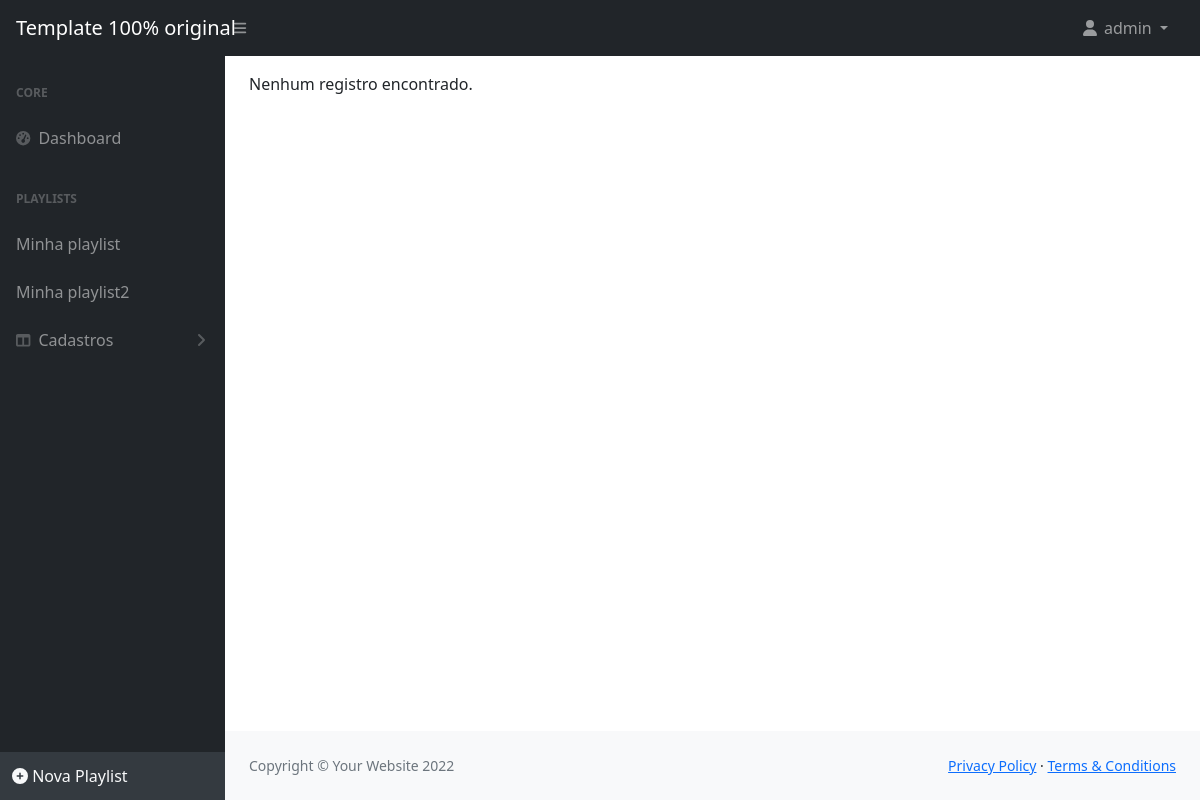
The app's page / (signed in), older data.
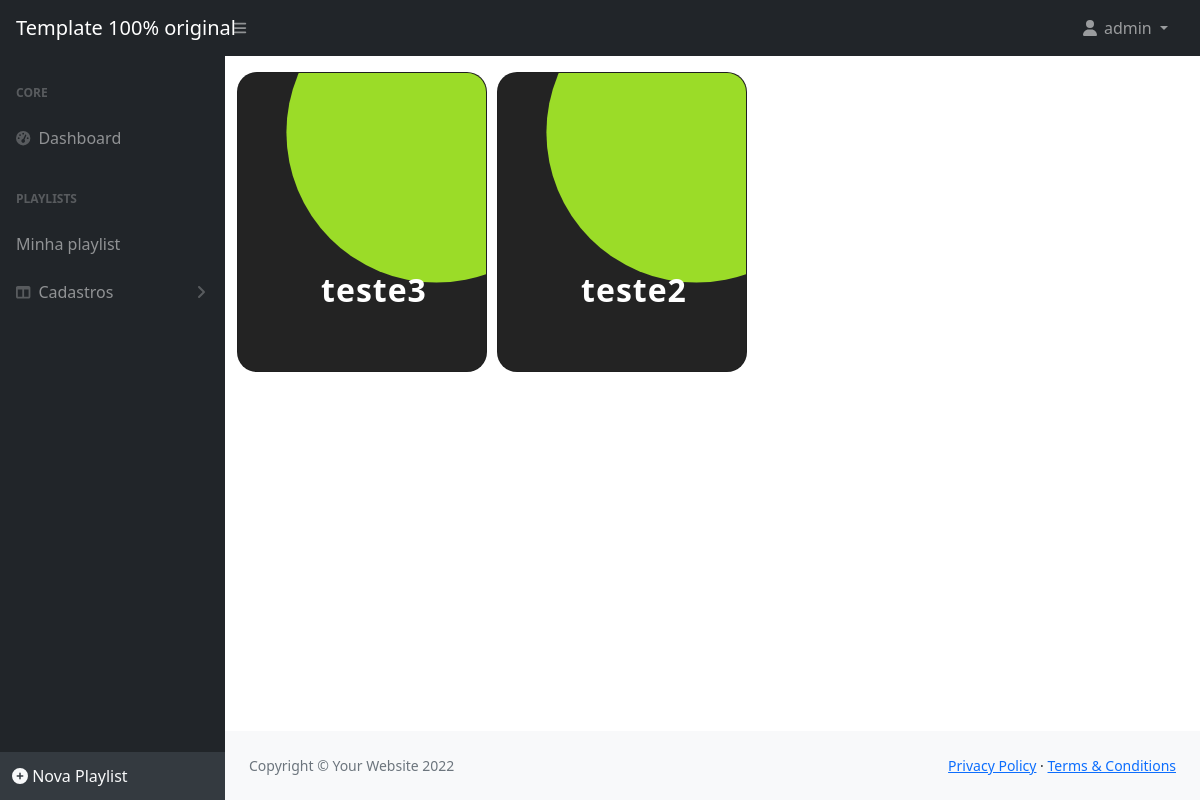
The same page, newer data.
### cadastros/models.py (models this page shows, shortened)
class Playlist(models.Model):
    name = models.CharField(
        max_length=255, help_text="Digite o nome da playlist", default="Minha playlist", verbose_name='Nome:')
    description = models.CharField(
        max_length=255, help_text="Descrição da playlist", verbose_name='Descrição:')
    user = models.ForeignKey(User, on_delete=models.PROTECT)
    songs = models.ManyToManyField(Song, related_name="playlists")
    created_at = models.DateTimeField(auto_now_add=True)
    updated_at = models.DateTimeField(auto_now=True)

class Song(models.Model):
    name = models.CharField(
        max_length=255, help_text="Digite o nome da musica", verbose_name='Nome:')
    duration = models.TimeField(
        help_text="Digite o tempo de duração da musica", verbose_name='Duração:')
    url = models.URLField(max_length=255)
    author = models.ForeignKey(Author, on_delete=models.PROTECT)
    created_at = models.DateTimeField(auto_now_add=True)
    updated_at = models.DateTimeField(auto_now=True)

### cadastros/views.py (the view)
# urls.py: path('', IndexView.as_view(),
class IndexView(PlaylistContext, TemplateView):
    template_name = 'cadastros/index.html'
    def get_context_data(self, *args, **kwargs):
        context = super().get_context_data(*args, **kwargs)
        context['songs'] = Song.objects.all()
        return context

### cadastros/templatetags/meus_filtros.py (called while the page is built)
@register.filter(name='validate_user_group')
def validate_user_group(user, group_name):
    if (user.groups.filter(name=group_name)):
        return True
    else:
        return False

### cadastros/views.py (called while the page is built)
    def get_context_data(self, *args, **kwargs):
        context = super().get_context_data(*args, **kwargs)
        if self.request.user.is_authenticated:
            context['playlists'] = Playlist.objects.filter(user=self.request.user)
        else:
            context['playlists'] = None
        return context

### cadastros/templates/cadastros/index.html (shortened to what this page needs)
{% extends 'cadastros/modelo.html' %}
{% load static %}
{% block conteudo %}
    <div class="col-lg-12">
        <div class="row">
        {% for song in songs %}
            <div class="card">
                <div class="contentBx">
                    <h2> {{song.name}} </h2>
                </div>
            </div>
            {% empty %}
            <span>Nenhum registro encontrado.</span>
            {% endfor %}
        </div>
    </div>
{% endblock %}

### cadastros/templates/cadastros/modelo.html (shortened to what this page needs)
{% load static %}
{% load meus_filtros %}
<!DOCTYPE html>
<html lang="pt-br">
<head>
	<link href="https://cdn.jsdelivr.net/npm/simple-datatables@latest/dist/style.css" rel="stylesheet" />
	<link href="{% static 'css/styles.css' %}" rel="stylesheet" />
</head>
<body class="sb-nav-fixed">
	{% block menu %}
	<nav class="sb-topnav navbar navbar-expand navbar-dark bg-dark">
		<a class="navbar-brand ps-3" href="{% url 'index' %}">Template 100% original</a>
		<button class="btn btn-link btn-sm order-1 order-lg-0 me-4 me-lg-0" id="sidebarToggle" href="#!"><i
				class="fas fa-bars"></i></button>
		<ul class="navbar-nav ms-auto ms-md-0 me-3 me-lg-4">
			{% if request.user.is_authenticated %}
			<li class="nav-item dropdown">
				<a class="nav-link dropdown-toggle" id="navbarDropdown" href="#" role="button" data-bs-toggle="dropdown"
					aria-expanded="false">
					<i class="fas fa-user fa-fw"></i>
					{{ request.user }}
				</a>
			</li>
			{% else %}
			<li class="nav-item">
				<a class="btn btn-success" href="{% url 'login' %}">Entrar</a>
			</li>
			{% endif %}
		</ul>
	</nav>
	{% endblock %}
	<div id="layoutSidenav">
		{% block menu-lateral %}
		<div id="layoutSidenav_nav">
			<nav class="sb-sidenav accordion sb-sidenav-dark" id="sidenavAccordion">
				<div class="sb-sidenav-menu">
					<div class="nav">
						<div class="sb-sidenav-menu-heading">Core</div>
						<a class="nav-link" href="{% url 'index' %}">
							<div class="sb-nav-link-icon"><i class="fas fa-tachometer-alt"></i></div>
							Dashboard
						</a>
						<div class="sb-sidenav-menu-heading">PLAYLISTS</div>
						{% for playlist in playlists %}
							<a class="nav-link" href="{% url 'listar-playlist' playlist.pk %}">{{playlist.name}}</a>
						{% endfor %}
						{% if request.user|validate_user_group:"Administrador" %}
							<a class="nav-link collapsed" href="#" data-bs-toggle="collapse" data-bs-target="#collapseLayouts"
								aria-expanded="false" aria-controls="collapseLayouts">
								<div class="sb-nav-link-icon"><i class="fas fa-columns"></i></div>
								Cadastros
								<div class="sb-sidenav-collapse-arrow"><i class="fas fa-angle-down"></i></div>
							</a>
						{% endif %}
					</div>
				</div>
				<div class="sb-sidenav-footer">
					<a class="text-light" style="text-decoration: none;" href="{% url 'cadastrar-playlist' %}">
						<i class="fas fa-circle-plus"></i>
						<span style="cursor: pointer"> Nova Playlist </span>
					</a>
				</div>
			</nav>
		</div>
		{% endblock %}
		<div id="layoutSidenav_content">
			<main>
				<div class="container-fluid px-4">
					{% block conteudo %}
					{% endblock %}
			</main>
			<footer class="py-4 bg-light mt-auto">
				<div class="container-fluid px-4">
					<div class="d-flex align-items-center justify-content-between small">
						{% block rodape %}
						<div class="text-muted">Copyright &copy; Your Website 2022</div>
						<div>
							<a href="#">Privacy Policy</a>
							&middot;
							<a href="#">Terms &amp; Conditions</a>
						</div>
						{% endblock %}
					</div>
				</div>
			</footer>
		</div>
	</div>
</body>
</html>

Row changes from the older to the newer data that the page shows:
removed Playlist: name "Minha playlist2"
added Song: name "teste3"
added Song: name "teste2"
Text that changed along with them:
text no longer shown: "Nenhum registro encontrado."
